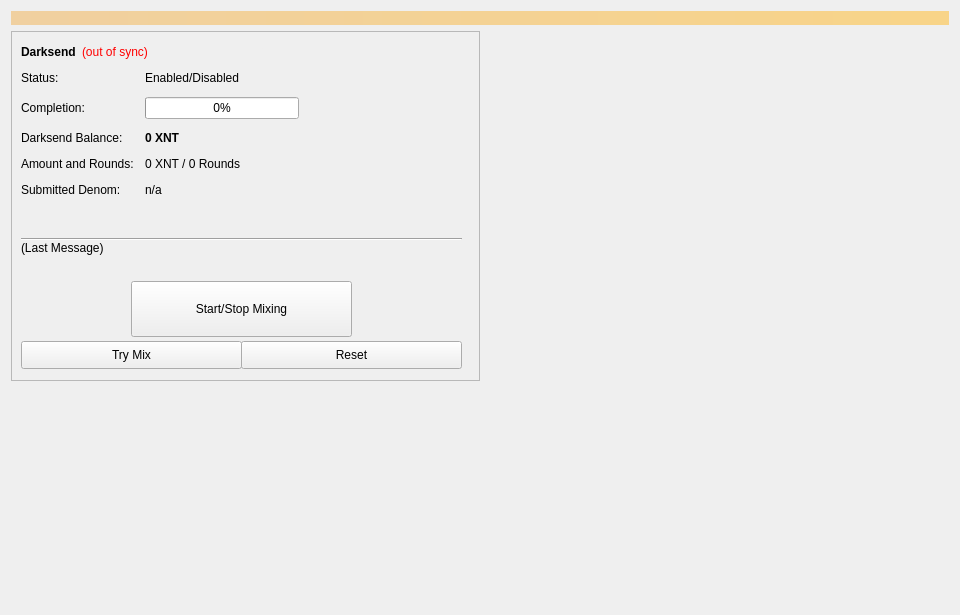
<?xml version="1.0" encoding="UTF-8"?>
<ui version="4.0">
 <class>Coinmix</class>
 <widget class="QWidget" name="Coinmix">
  <property name="geometry">
   <rect>
    <x>0</x>
    <y>0</y>
    <width>960</width>
    <height>615</height>
   </rect>
  </property>
  <property name="minimumSize">
   <size>
    <width>960</width>
    <height>0</height>
   </size>
  </property>
  <property name="windowTitle">
   <string>Form</string>
  </property>
  <layout class="QVBoxLayout" name="topLayout">
   <item>
    <widget class="QLabel" name="labelAlerts">
     <property name="visible">
      <bool>false</bool>
     </property>
     <property name="styleSheet">
      <string notr="true">background-color: qlineargradient(x1: 0, y1: 0, x2: 1, y2: 0, stop:0 #F0D0A0, stop:1 #F8D488); color:#000000;</string>
     </property>
     <property name="wordWrap">
      <bool>true</bool>
     </property>
     <property name="margin">
      <number>3</number>
     </property>
    </widget>
   </item>
   <item>
    <layout class="QHBoxLayout" name="horizontalLayout" stretch="1,1">
     <item>
      <layout class="QVBoxLayout" name="verticalLayout_2">
       <item>
        <widget class="QFrame" name="frameDarksend">
         <property name="minimumSize">
          <size>
           <width>0</width>
           <height>350</height>
          </size>
         </property>
         <property name="layoutDirection">
          <enum>Qt::LeftToRight</enum>
         </property>
         <property name="frameShape">
          <enum>QFrame::StyledPanel</enum>
         </property>
         <property name="frameShadow">
          <enum>QFrame::Raised</enum>
         </property>
         <widget class="QWidget" name="formLayoutWidget">
          <property name="geometry">
           <rect>
            <x>10</x>
            <y>40</y>
            <width>451</width>
            <height>161</height>
           </rect>
          </property>
          <layout class="QFormLayout" name="formLayout">
           <property name="fieldGrowthPolicy">
            <enum>QFormLayout::AllNonFixedFieldsGrow</enum>
           </property>
           <property name="horizontalSpacing">
            <number>11</number>
           </property>
           <property name="verticalSpacing">
            <number>12</number>
           </property>
           <item row="0" column="0">
            <widget class="QLabel" name="label_6">
             <property name="text">
              <string>Status:</string>
             </property>
            </widget>
           </item>
           <item row="1" column="0">
            <widget class="QLabel" name="label_7">
             <property name="text">
              <string>Completion:</string>
             </property>
            </widget>
           </item>
           <item row="1" column="1">
            <widget class="QProgressBar" name="DarksendProgress">
             <property name="maximumSize">
              <size>
               <width>154</width>
               <height>16777215</height>
              </size>
             </property>
             <property name="value">
              <number>0</number>
             </property>
            </widget>
           </item>
           <item row="2" column="0">
            <widget class="QLabel" name="labelAnonymizedText">
             <property name="text">
              <string>Darksend Balance:</string>
             </property>
            </widget>
           </item>
           <item row="2" column="1">
            <widget class="QLabel" name="labelAnonymized">
             <property name="font">
              <font>
               <weight>75</weight>
               <bold>true</bold>
              </font>
             </property>
             <property name="text">
              <string notr="true">0 XNT</string>
             </property>
            </widget>
           </item>
           <item row="3" column="0">
            <widget class="QLabel" name="label_8">
             <property name="text">
              <string>Amount and Rounds:</string>
             </property>
            </widget>
           </item>
           <item row="3" column="1">
            <widget class="QLabel" name="labelAmountRounds">
             <property name="text">
              <string>0 XNT / 0 Rounds</string>
             </property>
            </widget>
           </item>
           <item row="4" column="0">
            <widget class="QLabel" name="label_9">
             <property name="text">
              <string>Submitted Denom:</string>
             </property>
            </widget>
           </item>
           <item row="4" column="1">
            <widget class="QLabel" name="labelSubmittedDenom">
             <property name="toolTip">
              <string>The denominations you submitted to the Masternode.&lt;br&gt;To mix, other users must submit the exact same denominations.</string>
             </property>
             <property name="text">
              <string>n/a</string>
             </property>
            </widget>
           </item>
           <item row="0" column="1">
            <widget class="QLabel" name="DarksendEnabled">
             <property name="text">
              <string>Enabled/Disabled</string>
             </property>
            </widget>
           </item>
          </layout>
         </widget>
         <widget class="QPushButton" name="runAutoDenom">
          <property name="geometry">
           <rect>
            <x>251</x>
            <y>17</y>
            <width>1</width>
            <height>1</height>
           </rect>
          </property>
          <property name="palette">
           <palette>
            <active>
             <colorrole role="WindowText">
              <brush brushstyle="SolidPattern">
               <color alpha="255">
                <red>0</red>
                <green>0</green>
                <blue>0</blue>
               </color>
              </brush>
             </colorrole>
             <colorrole role="Button">
              <brush brushstyle="SolidPattern">
               <color alpha="255">
                <red>239</red>
                <green>238</green>
                <blue>238</blue>
               </color>
              </brush>
             </colorrole>
             <colorrole role="Light">
              <brush brushstyle="SolidPattern">
               <color alpha="255">
                <red>255</red>
                <green>255</green>
                <blue>255</blue>
               </color>
              </brush>
             </colorrole>
             <colorrole role="Midlight">
              <brush brushstyle="SolidPattern">
               <color alpha="255">
                <red>247</red>
                <green>246</green>
                <blue>246</blue>
               </color>
              </brush>
             </colorrole>
             <colorrole role="Dark">
              <brush brushstyle="SolidPattern">
               <color alpha="255">
                <red>119</red>
                <green>119</green>
                <blue>119</blue>
               </color>
              </brush>
             </colorrole>
             <colorrole role="Mid">
              <brush brushstyle="SolidPattern">
               <color alpha="255">
                <red>159</red>
                <green>159</green>
                <blue>159</blue>
               </color>
              </brush>
             </colorrole>
             <colorrole role="Text">
              <brush brushstyle="SolidPattern">
               <color alpha="255">
                <red>0</red>
                <green>0</green>
                <blue>0</blue>
               </color>
              </brush>
             </colorrole>
             <colorrole role="BrightText">
              <brush brushstyle="SolidPattern">
               <color alpha="255">
                <red>255</red>
                <green>255</green>
                <blue>255</blue>
               </color>
              </brush>
             </colorrole>
             <colorrole role="ButtonText">
              <brush brushstyle="SolidPattern">
               <color alpha="255">
                <red>0</red>
                <green>0</green>
                <blue>0</blue>
               </color>
              </brush>
             </colorrole>
             <colorrole role="Base">
              <brush brushstyle="SolidPattern">
               <color alpha="255">
                <red>255</red>
                <green>255</green>
                <blue>255</blue>
               </color>
              </brush>
             </colorrole>
             <colorrole role="Window">
              <brush brushstyle="SolidPattern">
               <color alpha="255">
                <red>239</red>
                <green>238</green>
                <blue>238</blue>
               </color>
              </brush>
             </colorrole>
             <colorrole role="Shadow">
              <brush brushstyle="SolidPattern">
               <color alpha="255">
                <red>0</red>
                <green>0</green>
                <blue>0</blue>
               </color>
              </brush>
             </colorrole>
             <colorrole role="AlternateBase">
              <brush brushstyle="SolidPattern">
               <color alpha="255">
                <red>247</red>
                <green>246</green>
                <blue>246</blue>
               </color>
              </brush>
             </colorrole>
             <colorrole role="ToolTipBase">
              <brush brushstyle="SolidPattern">
               <color alpha="255">
                <red>255</red>
                <green>255</green>
                <blue>220</blue>
               </color>
              </brush>
             </colorrole>
             <colorrole role="ToolTipText">
              <brush brushstyle="SolidPattern">
               <color alpha="255">
                <red>0</red>
                <green>0</green>
                <blue>0</blue>
               </color>
              </brush>
             </colorrole>
            </active>
            <inactive>
             <colorrole role="WindowText">
              <brush brushstyle="SolidPattern">
               <color alpha="255">
                <red>0</red>
                <green>0</green>
                <blue>0</blue>
               </color>
              </brush>
             </colorrole>
             <colorrole role="Button">
              <brush brushstyle="SolidPattern">
               <color alpha="255">
                <red>239</red>
                <green>238</green>
                <blue>238</blue>
               </color>
              </brush>
             </colorrole>
             <colorrole role="Light">
              <brush brushstyle="SolidPattern">
               <color alpha="255">
                <red>255</red>
                <green>255</green>
                <blue>255</blue>
               </color>
              </brush>
             </colorrole>
             <colorrole role="Midlight">
              <brush brushstyle="SolidPattern">
               <color alpha="255">
                <red>247</red>
                <green>246</green>
                <blue>246</blue>
               </color>
              </brush>
             </colorrole>
             <colorrole role="Dark">
              <brush brushstyle="SolidPattern">
               <color alpha="255">
                <red>119</red>
                <green>119</green>
                <blue>119</blue>
               </color>
              </brush>
             </colorrole>
             <colorrole role="Mid">
              <brush brushstyle="SolidPattern">
               <color alpha="255">
                <red>159</red>
                <green>159</green>
                <blue>159</blue>
               </color>
              </brush>
             </colorrole>
             <colorrole role="Text">
              <brush brushstyle="SolidPattern">
               <color alpha="255">
                <red>0</red>
                <green>0</green>
                <blue>0</blue>
               </color>
              </brush>
             </colorrole>
             <colorrole role="BrightText">
              <brush brushstyle="SolidPattern">
               <color alpha="255">
                <red>255</red>
                <green>255</green>
                <blue>255</blue>
               </color>
              </brush>
             </colorrole>
             <colorrole role="ButtonText">
              <brush brushstyle="SolidPattern">
               <color alpha="255">
                <red>0</red>
                <green>0</green>
                <blue>0</blue>
               </color>
              </brush>
             </colorrole>
             <colorrole role="Base">
              <brush brushstyle="SolidPattern">
               <color alpha="255">
                <red>255</red>
                <green>255</green>
                <blue>255</blue>
               </color>
              </brush>
             </colorrole>
             <colorrole role="Window">
              <brush brushstyle="SolidPattern">
               <color alpha="255">
                <red>239</red>
                <green>238</green>
                <blue>238</blue>
               </color>
              </brush>
             </colorrole>
             <colorrole role="Shadow">
              <brush brushstyle="SolidPattern">
               <color alpha="255">
                <red>0</red>
                <green>0</green>
                <blue>0</blue>
               </color>
              </brush>
             </colorrole>
             <colorrole role="AlternateBase">
              <brush brushstyle="SolidPattern">
               <color alpha="255">
                <red>247</red>
                <green>246</green>
                <blue>246</blue>
               </color>
              </brush>
             </colorrole>
             <colorrole role="ToolTipBase">
              <brush brushstyle="SolidPattern">
               <color alpha="255">
                <red>255</red>
                <green>255</green>
                <blue>220</blue>
               </color>
              </brush>
             </colorrole>
             <colorrole role="ToolTipText">
              <brush brushstyle="SolidPattern">
               <color alpha="255">
                <red>0</red>
                <green>0</green>
                <blue>0</blue>
               </color>
              </brush>
             </colorrole>
            </inactive>
            <disabled>
             <colorrole role="WindowText">
              <brush brushstyle="SolidPattern">
               <color alpha="255">
                <red>119</red>
                <green>119</green>
                <blue>119</blue>
               </color>
              </brush>
             </colorrole>
             <colorrole role="Button">
              <brush brushstyle="SolidPattern">
               <color alpha="255">
                <red>239</red>
                <green>238</green>
                <blue>238</blue>
               </color>
              </brush>
             </colorrole>
             <colorrole role="Light">
              <brush brushstyle="SolidPattern">
               <color alpha="255">
                <red>255</red>
                <green>255</green>
                <blue>255</blue>
               </color>
              </brush>
             </colorrole>
             <colorrole role="Midlight">
              <brush brushstyle="SolidPattern">
               <color alpha="255">
                <red>247</red>
                <green>246</green>
                <blue>246</blue>
               </color>
              </brush>
             </colorrole>
             <colorrole role="Dark">
              <brush brushstyle="SolidPattern">
               <color alpha="255">
                <red>119</red>
                <green>119</green>
                <blue>119</blue>
               </color>
              </brush>
             </colorrole>
             <colorrole role="Mid">
              <brush brushstyle="SolidPattern">
               <color alpha="255">
                <red>159</red>
                <green>159</green>
                <blue>159</blue>
               </color>
              </brush>
             </colorrole>
             <colorrole role="Text">
              <brush brushstyle="SolidPattern">
               <color alpha="255">
                <red>119</red>
                <green>119</green>
                <blue>119</blue>
               </color>
              </brush>
             </colorrole>
             <colorrole role="BrightText">
              <brush brushstyle="SolidPattern">
               <color alpha="255">
                <red>255</red>
                <green>255</green>
                <blue>255</blue>
               </color>
              </brush>
             </colorrole>
             <colorrole role="ButtonText">
              <brush brushstyle="SolidPattern">
               <color alpha="255">
                <red>119</red>
                <green>119</green>
                <blue>119</blue>
               </color>
              </brush>
             </colorrole>
             <colorrole role="Base">
              <brush brushstyle="SolidPattern">
               <color alpha="255">
                <red>239</red>
                <green>238</green>
                <blue>238</blue>
               </color>
              </brush>
             </colorrole>
             <colorrole role="Window">
              <brush brushstyle="SolidPattern">
               <color alpha="255">
                <red>239</red>
                <green>238</green>
                <blue>238</blue>
               </color>
              </brush>
             </colorrole>
             <colorrole role="Shadow">
              <brush brushstyle="SolidPattern">
               <color alpha="255">
                <red>0</red>
                <green>0</green>
                <blue>0</blue>
               </color>
              </brush>
             </colorrole>
             <colorrole role="AlternateBase">
              <brush brushstyle="SolidPattern">
               <color alpha="255">
                <red>239</red>
                <green>238</green>
                <blue>238</blue>
               </color>
              </brush>
             </colorrole>
             <colorrole role="ToolTipBase">
              <brush brushstyle="SolidPattern">
               <color alpha="255">
                <red>255</red>
                <green>255</green>
                <blue>220</blue>
               </color>
              </brush>
             </colorrole>
             <colorrole role="ToolTipText">
              <brush brushstyle="SolidPattern">
               <color alpha="255">
                <red>0</red>
                <green>0</green>
                <blue>0</blue>
               </color>
              </brush>
             </colorrole>
            </disabled>
           </palette>
          </property>
          <property name="focusPolicy">
           <enum>Qt::NoFocus</enum>
          </property>
          <property name="autoFillBackground">
           <bool>true</bool>
          </property>
          <property name="text">
           <string/>
          </property>
          <property name="flat">
           <bool>true</bool>
          </property>
         </widget>
         <widget class="QPushButton" name="toggleDarksend">
          <property name="geometry">
           <rect>
            <x>120</x>
            <y>250</y>
            <width>221</width>
            <height>56</height>
           </rect>
          </property>
          <property name="sizePolicy">
           <sizepolicy hsizetype="MinimumExpanding" vsizetype="Fixed">
            <horstretch>0</horstretch>
            <verstretch>0</verstretch>
           </sizepolicy>
          </property>
          <property name="text">
           <string>Start/Stop Mixing</string>
          </property>
         </widget>
         <widget class="Line" name="lineLastMessage">
          <property name="geometry">
           <rect>
            <x>10</x>
            <y>200</y>
            <width>441</width>
            <height>16</height>
           </rect>
          </property>
          <property name="orientation">
           <enum>Qt::Horizontal</enum>
          </property>
         </widget>
         <widget class="QLabel" name="DarksendStatus">
          <property name="geometry">
           <rect>
            <x>10</x>
            <y>210</y>
            <width>451</width>
            <height>43</height>
           </rect>
          </property>
          <property name="minimumSize">
           <size>
            <width>288</width>
            <height>43</height>
           </size>
          </property>
          <property name="text">
           <string>(Last Message)</string>
          </property>
          <property name="alignment">
           <set>Qt::AlignLeading|Qt::AlignLeft|Qt::AlignTop</set>
          </property>
          <property name="wordWrap">
           <bool>true</bool>
          </property>
         </widget>
         <widget class="QPushButton" name="DarksendAuto">
          <property name="geometry">
           <rect>
            <x>10</x>
            <y>310</y>
            <width>221</width>
            <height>28</height>
           </rect>
          </property>
          <property name="sizePolicy">
           <sizepolicy hsizetype="MinimumExpanding" vsizetype="Fixed">
            <horstretch>0</horstretch>
            <verstretch>0</verstretch>
           </sizepolicy>
          </property>
          <property name="toolTip">
           <string>Try to manually submit a Darksend request.</string>
          </property>
          <property name="text">
           <string>Try Mix</string>
          </property>
         </widget>
         <widget class="QPushButton" name="DarksendReset">
          <property name="geometry">
           <rect>
            <x>230</x>
            <y>310</y>
            <width>221</width>
            <height>28</height>
           </rect>
          </property>
          <property name="sizePolicy">
           <sizepolicy hsizetype="MinimumExpanding" vsizetype="Fixed">
            <horstretch>0</horstretch>
            <verstretch>0</verstretch>
           </sizepolicy>
          </property>
          <property name="toolTip">
           <string>Reset the current status of Darksend (can interrupt Darksend if it's in the process of Mixing, which can cost you money!)</string>
          </property>
          <property name="autoFillBackground">
           <bool>false</bool>
          </property>
          <property name="text">
           <string>Reset</string>
          </property>
         </widget>
         <widget class="QWidget" name="layoutWidget">
          <property name="geometry">
           <rect>
            <x>10</x>
            <y>10</y>
            <width>431</width>
            <height>22</height>
           </rect>
          </property>
          <layout class="QHBoxLayout" name="horizontalLayout_5">
           <item>
            <widget class="QLabel" name="label_2">
             <property name="font">
              <font>
               <weight>75</weight>
               <bold>true</bold>
              </font>
             </property>
             <property name="text">
              <string>Darksend</string>
             </property>
            </widget>
           </item>
           <item>
            <widget class="QLabel" name="labelDarksendSyncStatus">
             <property name="toolTip">
              <string>The displayed information may be out of date. Your wallet automatically synchronizes with the XNT network after a connection is established, but this process has not completed yet.</string>
             </property>
             <property name="styleSheet">
              <string notr="true">QLabel { color: red; }</string>
             </property>
             <property name="text">
              <string notr="true">(out of sync)</string>
             </property>
             <property name="alignment">
              <set>Qt::AlignLeading|Qt::AlignLeft|Qt::AlignVCenter</set>
             </property>
            </widget>
           </item>
           <item>
            <spacer name="horizontalSpacer_4">
             <property name="orientation">
              <enum>Qt::Horizontal</enum>
             </property>
             <property name="sizeHint" stdset="0">
              <size>
               <width>40</width>
               <height>20</height>
              </size>
             </property>
            </spacer>
           </item>
          </layout>
         </widget>
        </widget>
       </item>
       <item>
        <spacer name="verticalSpacer">
         <property name="orientation">
          <enum>Qt::Vertical</enum>
         </property>
         <property name="sizeHint" stdset="0">
          <size>
           <width>20</width>
           <height>40</height>
          </size>
         </property>
        </spacer>
       </item>
      </layout>
     </item>
     <item>
      <layout class="QVBoxLayout" name="verticalLayout_3">
       <item>
        <spacer name="verticalSpacer_2">
         <property name="orientation">
          <enum>Qt::Vertical</enum>
         </property>
         <property name="sizeType">
          <enum>QSizePolicy::Expanding</enum>
         </property>
         <property name="sizeHint" stdset="0">
          <size>
           <width>20</width>
           <height>40</height>
          </size>
         </property>
        </spacer>
       </item>
      </layout>
     </item>
    </layout>
   </item>
  </layout>
 </widget>
 <resources/>
 <connections/>
</ui>
